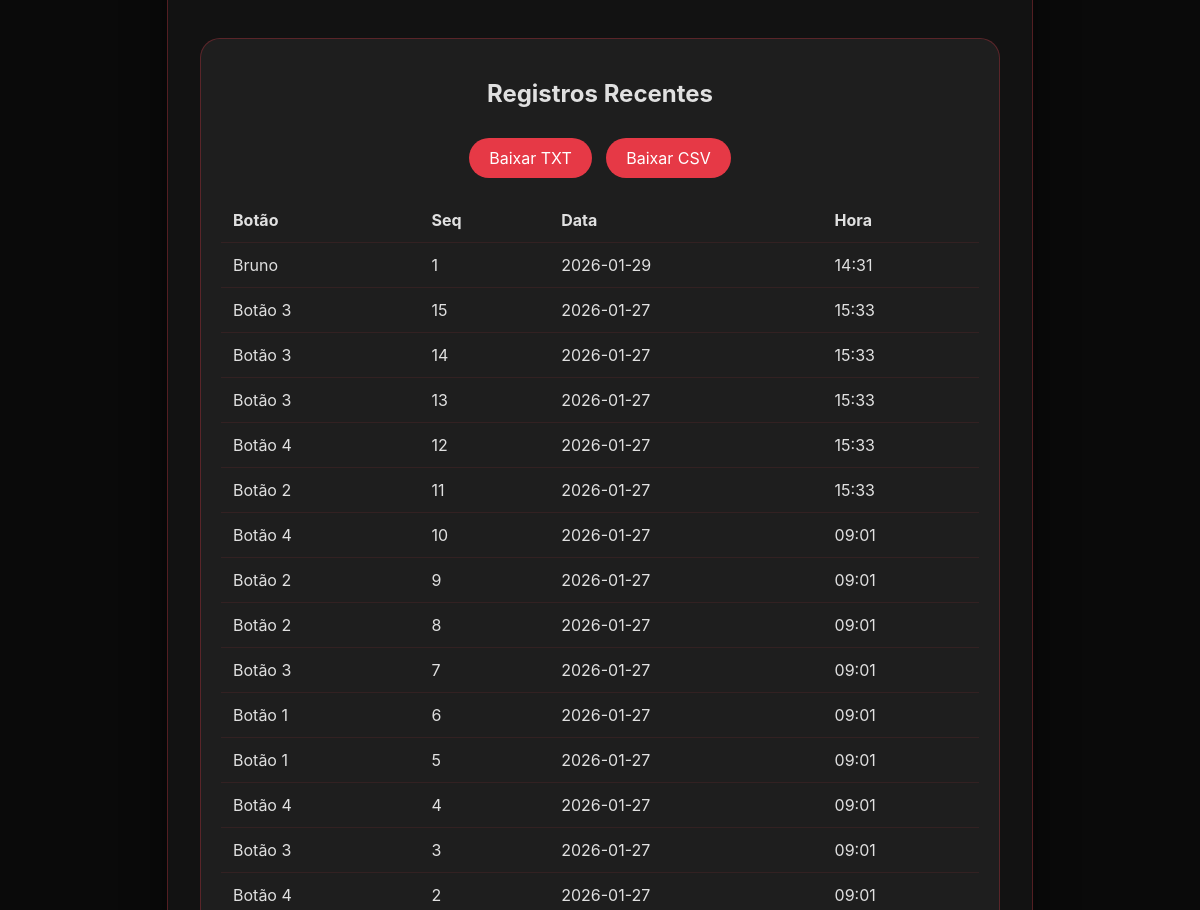
/admin (middle part), run on an earlier commit of the app's database.
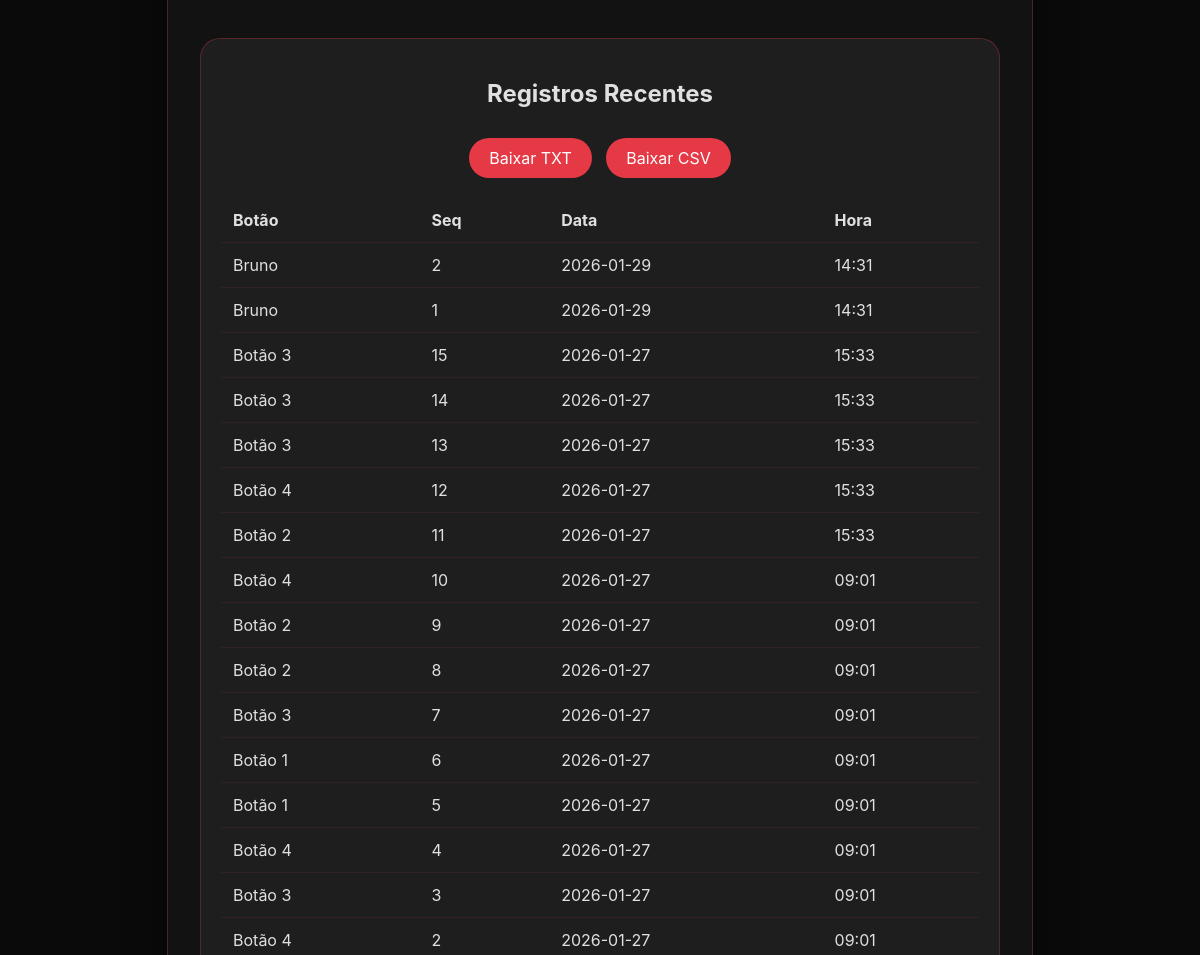
And on a later commit of the database.
### tables this page shows
CREATE TABLE cliques (
            id INTEGER PRIMARY KEY AUTOINCREMENT,
            botao TEXT,
            sequencial INTEGER,
            data TEXT,
            hora TEXT
        );

### app.py (the view)
@app.route('/admin')
def admin():
    conn = sqlite3.connect(DB_PATH)
    c = conn.cursor()
    c.execute("SELECT id, nome FROM botoes ORDER BY id")
    botoes = c.fetchall()
    c.execute("SELECT botao, sequencial, data, hora FROM cliques ORDER BY id DESC LIMIT 50")
    cliques = c.fetchall()
    conn.close()
    return render_template('admin.html', botoes=botoes, cliques=cliques)

### templates/admin.html (shortened to what this page needs)
<!DOCTYPE html>
<html lang="pt">
<head>
    <link rel="stylesheet" href="{{ url_for('static', filename='style.css') }}">
</head>
<body class="dark-mode">
    <div class="container" style="max-width: 800px;">
        <div class="admin-section">
            <h2>Registros Recentes</h2>
            <a href="/admin/export" class="export-btn">Baixar TXT</a>
            <a href="/admin/export_csv" class="export-btn" style="margin-left:10px">Baixar CSV</a>
            <div class="table-container">
                <table>
                    <thead>
                        <tr>
                            <th>Botão</th>
                            <th>Seq</th>
                            <th>Data</th>
                            <th>Hora</th>
                        </tr>
                    </thead>
                    <tbody>
                        {% for log in cliques %}
                        <tr>
                            <td>{{ log[0] }}</td>
                            <td>{{ log[1] }}</td>
                            <td>{{ log[2] }}</td>
                            <td>{{ log[3] }}</td>
                        </tr>
                        {% endfor %}
                    </tbody>
                </table>
            </div>
        </div>
    </div>
</body>
</html>

### static/style.css (style rules this page uses)
:root { --preto: #0a0a0a; --branco: #ffffff; --vermelho-primario: #e63946; --vermelho-hover: #c1121f; --cinza-dark: #121212; --cinza-light: #f8f9fa; --texto-dark: #e0e0e0; --texto-light: #2d3436; --shadow-light: 0 10px 30px rgba(230, 57, 70, 0.1); --shadow-dark: 0 10px 40px rgba(0, 0, 0, 0.5); --border-vermelho: rgba(230, 57, 70, 0.3); }
body { margin: 0; font-family: 'Inter', 'Segoe UI', system-ui, -apple-system, sans-serif; transition: background-color 0.4s cubic-bezier(0.4, 0, 0.2, 1), color 0.4s; display: block; min-height: 100vh; overflow: auto; padding: 40px 0; }
.container { max-width: 900px; width: 95%; padding: 32px; border-radius: 24px; text-align: center; margin: 0 auto; position: relative; z-index: 1; border: 1px solid var(--border-vermelho); }
body.dark-mode { background-color: var(--preto); color: var(--texto-dark); }
body.dark-mode .container { background-color: var(--cinza-dark); box-shadow: var(--shadow-dark); }

### templates/admin.html (style rules this page uses)
.admin-section { margin-bottom: 40px; background: rgba(255, 255, 255, 0.05); padding: 20px; border-radius: 20px; border: 1px solid var(--border-vermelho); }
.table-container { overflow-x: auto; margin-top: 20px; }
table { width: 100%; border-collapse: collapse; text-align: left; }
th, td { padding: 12px; border-bottom: 1px solid rgba(230, 57, 70, 0.1); }
.export-btn { background: var(--vermelho-primario); color: white; padding: 10px 20px; border-radius: 30px; text-decoration: none; display: inline-block; margin-top: 10px; }

What changed in the data, as far as the page shows it:
added cliques: botao "Bruno", sequencial "2", data "2026-01-29", hora "14:31"
